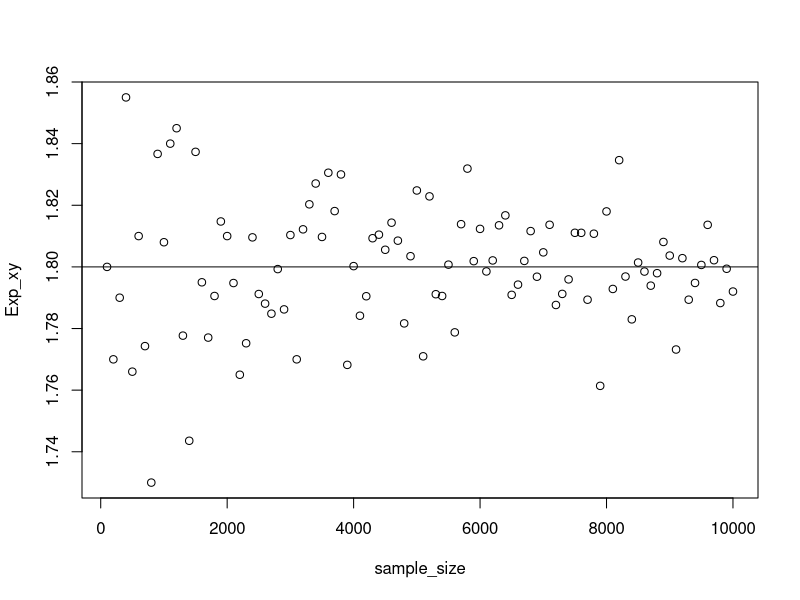

R code for this plot:
## ---- chunk 1
knitr::opts_chunk$set(echo = TRUE)
#3 #a
sample <- rbinom(100, 9, 1/5)

#b
mean(sample)

9*(1/5)

#c
var(sample)
(9)*(1/5)*(4/5)

#d
Exp_xy <- c()

sample_size <- c()
x <- 1

for (i in seq(from = 100, to = 10000, by = 100)) {
  sample <- rbinom(i, 9, 1/5)
  sample_size[x] <- i
  Exp_xy[x] <- mean(sample)
  x = x + 1
}
plot(sample_size, Exp_xy)

abline(a = 9*(1/5), b = 0)
